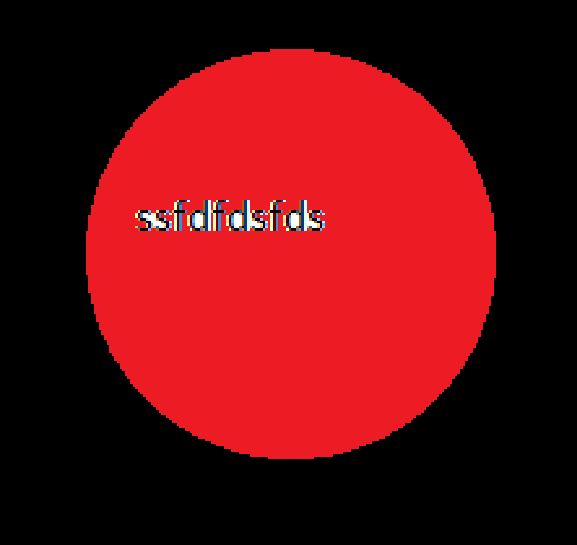
#> input picture over.png, 577 x 545 px
$ python Motion_Detection.py
#> lines starting #> are read from the running program, lines starting #| are printed output that depends on the picture; after the words box and inside, x2 and y2 are one past the last pixel; in counts of white or black regions, pixels touching at a corner belong together
# [43 lines of commented-out code are left out]


import cv2
import numpy as np
from os.path import abspath

pathImg = abspath('../shapes.png')
pathImg2 = abspath('../over.png')

img = cv2.imread(pathImg2)
#> img is the input picture: shape (545, 577, 3); mean B, G, R 16.3, 13.1, 98.4
img2 = cv2.imread(pathImg2)
# print(img.shape, img2.shape)

gray = cv2.cvtColor(img, cv2.COLOR_BGR2GRAY)
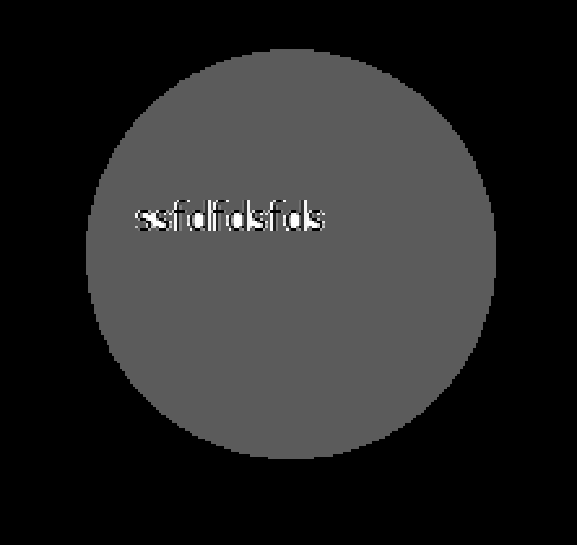
#> gray: shape (545, 577); min 0, max 255, mean 38.8
gray = cv2.medianBlur(gray, 5)

circles = cv2.HoughCircles(gray, cv2.HOUGH_GRADIENT, 1,
                           150, param1=250, param2=20, minRadius=0, maxRadius=0)
#> circles = [[290.5, 254.5, 204.7], [440.5, 218.5, 52.5]]
circles = np.uint16(np.around(circles))
#> circles = [[290, 254, 205], [440, 218, 52]]
# print(circles.shape)
for c in circles:
    x,y,r = c[0]
    cv2.circle(img, (x, y), r, (0, 255, 0), 3)
#> this loop made 1 pass
#> (c, x, y, r) on pass 1: ([[290, 254, 205], [440, 218, 52]], 290, 254, 205)
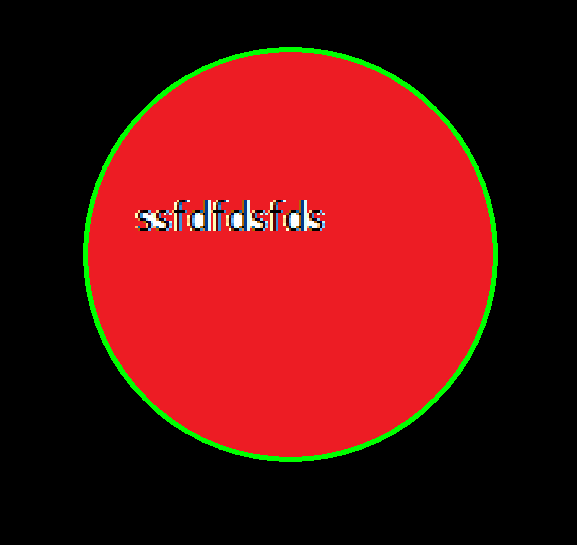
#> img: shape (545, 577, 3); 2.05% of pixels changed, all inside (x1, y1, x2, y2) = (83, 47, 498, 462)

cv2.imshow('image', img)
cv2.waitKey(0)
cv2.destroyAllWindows()
